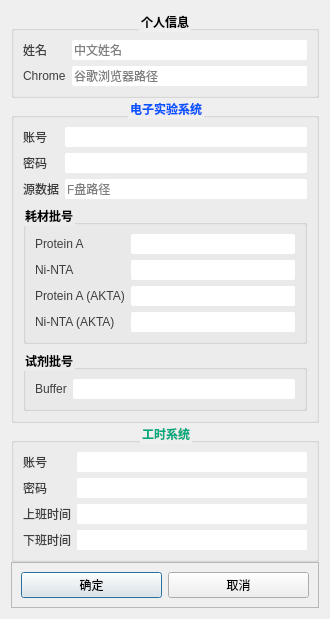
<?xml version="1.0" encoding="UTF-8"?>
<ui version="4.0">
 <class>settingDialog</class>
 <widget class="QDialog" name="settingDialog">
  <property name="geometry">
   <rect>
    <x>0</x>
    <y>0</y>
    <width>330</width>
    <height>585</height>
   </rect>
  </property>
  <property name="windowTitle">
   <string>setting</string>
  </property>
  <property name="styleSheet">
   <string notr="true">QGroupBox#personalPanel {
	font-weight: bold;
}
QGroupBox#recordPanel {
	color: rgb(0, 85, 255);
	font-weight: bold;
}
QGroupBox#worktimePanel {
	color: rgb(0, 170, 127);
	font-weight: bold;
}
QGroupBox#consumablesPanel, QGroupBox#reagentPanel {
	font-family: 微软雅黑;
	font-weight: 600;
}
QLineEdit {
	border-radius: 2px;
	height:20px;
}
QLabel {
	color: rgb(62, 62, 62);
	font-family: 微软雅黑;
	height:20px;
}</string>
  </property>
  <layout class="QVBoxLayout" name="verticalLayout">
   <property name="spacing">
    <number>0</number>
   </property>
   <item>
    <widget class="QGroupBox" name="personalPanel">
     <property name="title">
      <string>个人信息</string>
     </property>
     <property name="alignment">
      <set>Qt::AlignCenter</set>
     </property>
     <layout class="QGridLayout" name="gridLayout">
      <item row="0" column="0">
       <widget class="QLabel" name="label">
        <property name="text">
         <string>姓名</string>
        </property>
       </widget>
      </item>
      <item row="0" column="1">
       <widget class="QLineEdit" name="nameLineEdit">
        <property name="placeholderText">
         <string>中文姓名</string>
        </property>
       </widget>
      </item>
      <item row="1" column="0">
       <widget class="QLabel" name="label_14">
        <property name="text">
         <string>Chrome</string>
        </property>
       </widget>
      </item>
      <item row="1" column="1">
       <widget class="QLineEdit" name="chromeLineEdit">
        <property name="text">
         <string/>
        </property>
        <property name="placeholderText">
         <string>谷歌浏览器路径</string>
        </property>
       </widget>
      </item>
     </layout>
    </widget>
   </item>
   <item>
    <widget class="QGroupBox" name="recordPanel">
     <property name="title">
      <string>电子实验系统</string>
     </property>
     <property name="alignment">
      <set>Qt::AlignCenter</set>
     </property>
     <layout class="QGridLayout" name="gridLayout_2">
      <item row="3" column="0" colspan="2">
       <widget class="QGroupBox" name="consumablesPanel">
        <property name="title">
         <string>耗材批号</string>
        </property>
        <layout class="QGridLayout" name="gridLayout_4">
         <item row="1" column="1">
          <widget class="QLineEdit" name="ni_batchLineEdit"/>
         </item>
         <item row="2" column="1">
          <widget class="QLineEdit" name="pa_akta_batchLineEdit"/>
         </item>
         <item row="0" column="0">
          <widget class="QLabel" name="label_6">
           <property name="text">
            <string>Protein A</string>
           </property>
          </widget>
         </item>
         <item row="2" column="0">
          <widget class="QLabel" name="label_8">
           <property name="text">
            <string>Protein A (AKTA)</string>
           </property>
          </widget>
         </item>
         <item row="1" column="0">
          <widget class="QLabel" name="label_7">
           <property name="text">
            <string>Ni-NTA</string>
           </property>
          </widget>
         </item>
         <item row="0" column="1">
          <widget class="QLineEdit" name="pa_batchLineEdit">
           <property name="text">
            <string/>
           </property>
          </widget>
         </item>
         <item row="3" column="0">
          <widget class="QLabel" name="label_9">
           <property name="text">
            <string>Ni-NTA (AKTA)</string>
           </property>
          </widget>
         </item>
         <item row="3" column="1">
          <widget class="QLineEdit" name="ni_akta_batchLineEdit"/>
         </item>
        </layout>
       </widget>
      </item>
      <item row="1" column="1">
       <widget class="QLineEdit" name="record_passwordLineEdit">
        <property name="inputMask">
         <string/>
        </property>
        <property name="text">
         <string/>
        </property>
        <property name="echoMode">
         <enum>QLineEdit::Password</enum>
        </property>
       </widget>
      </item>
      <item row="0" column="1">
       <widget class="QLineEdit" name="record_usernameLineEdit"/>
      </item>
      <item row="0" column="0">
       <widget class="QLabel" name="label_2">
        <property name="text">
         <string>账号</string>
        </property>
       </widget>
      </item>
      <item row="1" column="0">
       <widget class="QLabel" name="label_3">
        <property name="text">
         <string>密码</string>
        </property>
       </widget>
      </item>
      <item row="4" column="0" colspan="2">
       <widget class="QGroupBox" name="reagentPanel">
        <property name="title">
         <string>试剂批号</string>
        </property>
        <layout class="QGridLayout" name="gridLayout_5">
         <item row="0" column="0">
          <widget class="QLabel" name="label_10">
           <property name="text">
            <string>Buffer</string>
           </property>
          </widget>
         </item>
         <item row="0" column="1">
          <widget class="QLineEdit" name="bufferLineEdit"/>
         </item>
        </layout>
       </widget>
      </item>
      <item row="2" column="0">
       <widget class="QLabel" name="label_13">
        <property name="text">
         <string>源数据</string>
        </property>
       </widget>
      </item>
      <item row="2" column="1">
       <widget class="QLineEdit" name="srcpathLineEdit">
        <property name="placeholderText">
         <string>F盘路径</string>
        </property>
       </widget>
      </item>
     </layout>
    </widget>
   </item>
   <item>
    <widget class="QGroupBox" name="worktimePanel">
     <property name="title">
      <string>工时系统</string>
     </property>
     <property name="alignment">
      <set>Qt::AlignCenter</set>
     </property>
     <layout class="QGridLayout" name="gridLayout_3">
      <item row="1" column="0">
       <widget class="QLabel" name="label_5">
        <property name="text">
         <string>密码</string>
        </property>
       </widget>
      </item>
      <item row="1" column="1">
       <widget class="QLineEdit" name="worktime_passwordLineEdit">
        <property name="echoMode">
         <enum>QLineEdit::Password</enum>
        </property>
       </widget>
      </item>
      <item row="2" column="1">
       <widget class="QLineEdit" name="lineEdit_11"/>
      </item>
      <item row="0" column="1">
       <widget class="QLineEdit" name="worktime_usernameLineEdit"/>
      </item>
      <item row="2" column="0">
       <widget class="QLabel" name="label_11">
        <property name="text">
         <string>上班时间</string>
        </property>
       </widget>
      </item>
      <item row="0" column="0">
       <widget class="QLabel" name="label_4">
        <property name="text">
         <string>账号</string>
        </property>
       </widget>
      </item>
      <item row="3" column="0">
       <widget class="QLabel" name="label_12">
        <property name="text">
         <string>下班时间</string>
        </property>
       </widget>
      </item>
      <item row="3" column="1">
       <widget class="QLineEdit" name="lineEdit_12"/>
      </item>
     </layout>
    </widget>
   </item>
   <item>
    <widget class="QFrame" name="frame">
     <property name="frameShape">
      <enum>QFrame::StyledPanel</enum>
     </property>
     <property name="frameShadow">
      <enum>QFrame::Raised</enum>
     </property>
     <layout class="QHBoxLayout" name="horizontalLayout">
      <item>
       <widget class="QPushButton" name="pushButton">
        <property name="text">
         <string>确定</string>
        </property>
       </widget>
      </item>
      <item>
       <widget class="QPushButton" name="pushButton_2">
        <property name="text">
         <string>取消</string>
        </property>
       </widget>
      </item>
     </layout>
    </widget>
   </item>
  </layout>
 </widget>
 <resources/>
 <connections>
  <connection>
   <sender>pushButton</sender>
   <signal>clicked()</signal>
   <receiver>settingDialog</receiver>
   <slot>accept()</slot>
   <hints>
    <hint type="sourcelabel">
     <x>80</x>
     <y>523</y>
    </hint>
    <hint type="destinationlabel">
     <x>1</x>
     <y>484</y>
    </hint>
   </hints>
  </connection>
  <connection>
   <sender>pushButton_2</sender>
   <signal>clicked()</signal>
   <receiver>settingDialog</receiver>
   <slot>reject()</slot>
   <hints>
    <hint type="sourcelabel">
     <x>241</x>
     <y>528</y>
    </hint>
    <hint type="destinationlabel">
     <x>324</x>
     <y>500</y>
    </hint>
   </hints>
  </connection>
 </connections>
</ui>
